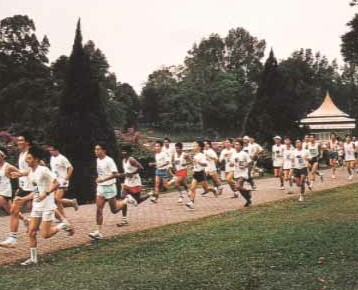
%> input picture Lab2/macritchie.jpg, 358 x 290 px
$ octave WangXinyu_Lab2.m   (GNU Octave 9; MATLAB toolbox functions it lacks are replaced by stand-ins)
%> lines starting %> are read from the running program, lines starting %| are printed output that depends on the picture; in (x1, y1, x2, y2) boxes, pixels count from 0 and x2, y2 are one past the last pixel; in counts of white or black regions, pixels touching at a corner belong together; the program's own positions count from 1
%% Load target folder
cd /Users/ricardo/Desktop/CE4003/Lab2

%% Q3.1 Edge Detection
%% Part a
Img = imread('macritchie.jpg');
%> Img is the input picture: size 290x358x3 uint8; mean R, G, B 133.3, 123.1, 109.7
Img = rgb2gray(Img);
%> Img: size 290x358 uint8
subplot(1,3,1);
imshow(Img);
title('GreyScale Image');

%% Part b
vertical_sobel = [-1 0 1;-2 0 2;-1 0 1];
horizontal_sobel = [-1 -2 -1;0 0 0;1 2 1];

Img_vertical_filtered = conv2(double(Img),double(vertical_sobel));
Img_horizontal_filtered = conv2(double(Img),double(horizontal_sobel));
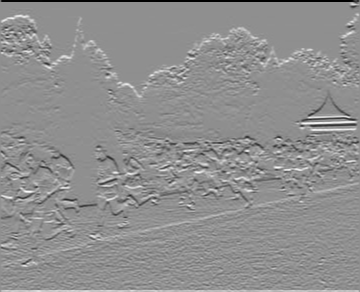
%> Img_horizontal_filtered: size 292x360 double; min -996, max 774, mean 0; drawn with min black and max white

subplot(1,3,1);
imshow(Img);
title('GreyScale Image');
subplot(1,3,2);
imshow(Img_vertical_filtered);
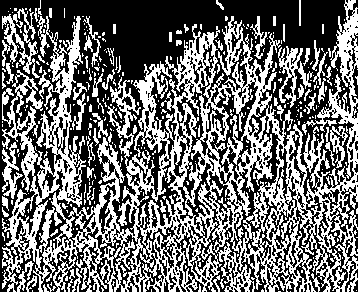
%> displayed picture: size 292x360, on the screen's scale of 0 to 255; 43.9% white; 351 white regions (278 under 20 px), largest, box (x1, y1, x2, y2) and area: (2, 0, 360, 292) 38816, (2, 8, 40, 78) 834, (278, 46, 313, 108) 710
title('Vertical filtered Image');
subplot(1,3,3);
imshow(Img_horizontal_filtered);
title('Horizontal filtered Image');

%% Part c
Img_combined = sqrt(Img_horizontal_filtered.^2 + Img_vertical_filtered.^2);
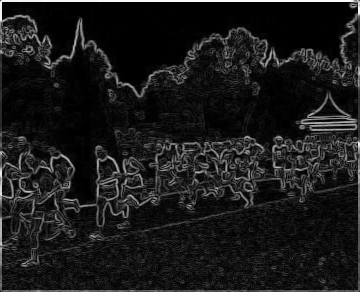
%> Img_combined: size 292x360 double; min 0, max 1009.7, mean 103.8; drawn with min black and max white
imshow(Img_combined);
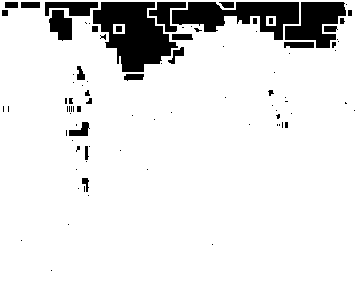
%> displayed picture: size 292x360, on the screen's scale of 0 to 255; 89.4% white; 91 black regions (60 under 20 px), largest, box (x1, y1, x2, y2) and area: (93, 2, 178, 72) 3535, (172, 2, 299, 40) 2609, (285, 2, 346, 48) 1670
title('Combined Edge Image')

%% Part d
img_100 = Img_combined>100;
%> img_100: size 292x360 logical; 30.8% white; 901 white regions (838 under 20 px), largest, box (x1, y1, x2, y2) and area: (0, 0, 360, 292) 26747, (114, 128, 143, 148) 242, (130, 221, 194, 238) 199
img_150 = Img_combined>150;
%> img_150: size 292x360 logical; 20.8% white; 599 white regions (579 under 20 px), largest, box (x1, y1, x2, y2) and area: (0, 0, 360, 292) 19281, (237, 45, 251, 78) 153, (87, 228, 108, 243) 115
img_200 = Img_combined>200;
%> img_200: size 292x360 logical; 15.5% white in thin lines or dots
subplot(1,3,1);imshow(img_100);title('threshold=100');
subplot(1,3,2);imshow(img_150);title('threshold=150');
subplot(1,3,3);imshow(img_200);title('threshold=200');


%% Part e
Img_canny = edge(Img,'canny',[0.04,0.1],1.0);
%> Img_canny: size 290x358 logical; 18.3% white in thin lines or dots
subplot(1,3,1);imshow(Img_canny);title('sigma=1.0');

%Part_i
Img_canny_1 = edge(Img,'canny',[0.04,0.1],4.0);
%> Img_canny_1: size 290x358 logical; 5.2% white in thin lines or dots
subplot(1,3,2);imshow(Img_canny_1);title('sigma=4.0');
%The larger the sigma value is, the more noisy edgel is removed.
%But as the sigma value increase, the less its location is accurate.

%Part_ii
Img_canny_2 = edge(Img,'canny',[0.08,0.1],4.0);
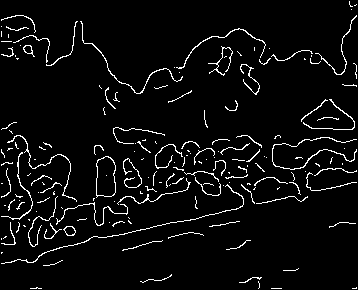
%> Img_canny_2: size 290x358 logical; 4.7% white in thin lines or dots
subplot(1,3,3);imshow(Img_canny_2);title('tl=0.08,sigma=4.0');
%The smaller the tl value is, the more short discrete lines segments are
%allowed.

%% Q3.2 Line Finding using Hough Transform
%% Part a
Img_canny = edge(Img,'canny',[0.04,0.1],1.0);
imshow(Img_canny);title('original canny image');
%% Part b
theta = 0:180;
[H,xp] = radon(Img_canny);
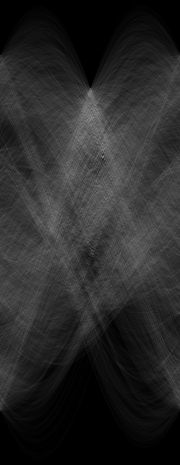
%> H: size 465x180 double; min 0, max 150.2, mean 40.9
%> xp = 465 values from -232 to 232
imagesc(H);
xlabel('\theta (degrees)');
ylabel('\rho');
colormap(gca,hot), colorbar;

%% Part c
max_intensity = max(max(H));
%> max_intensity = 150.2
[radial_distance_max,theta_max] = find(max_intensity==H);
%> radial_distance_max = 157; theta_max = 104
fprintf('the coordinates of max intensity point:\n');
fprintf('radius= %d , theta= %d\n',radial_distance_max,theta_max);
%| radius= 157 , theta= 104
%% Part d
radius = xp(radial_distance_max); %what xp and radius relation is?
%> radius = -76
[A,B] = pol2cart(theta_max*pi/180,radius);
%> A = 18.39; B = -73.74
[height,width] = size(Img);
%> height = 290; width = 358
B = -B;
%> B = 73.74
C = A*(A+width/2)+B*(B+height/2);
%> C = 19759.8
fprintf('Part d Results:\n');
fprintf('A = %6.4f, B = %6.4f, C = %6.4f\n',A,B,C);
%| A = 18.3861, B = 73.7425, C = 19759.7644

%% Part e
xl = 0;
yl = (C-A*xl)/B;
%> yl = 268
[height,width] = size(Img);
xr = width-1;
%> xr = 357
yr = (C-A*xr)/B;
%> yr = 178.9
fprintf('Part e Results:\n');
fprintf('yl = %6.4f, yr = %6.4f\n',yl,yr);
%| yl = 267.9563, yr = 178.9463

%% Part f
imshow(Img);
line([xl xr],[yl yr],'Color','Red');
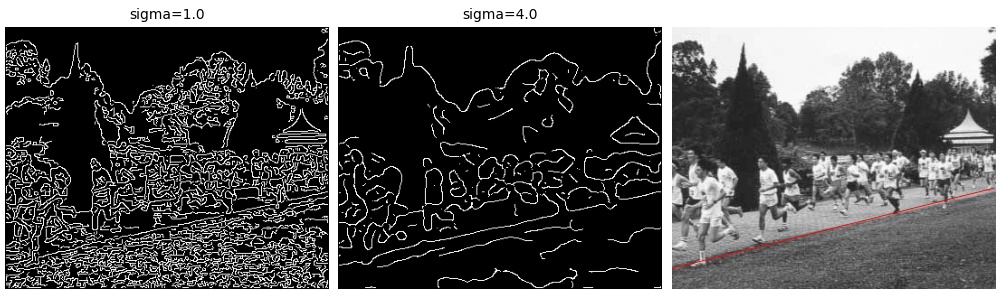
%> figure redrawn from the program's plot data, 3 panels

%% Q3.3 3D Stereo
%% Part a

$ run again, with Lab2/corridorl.jpg copied over Lab2/macritchie.jpg
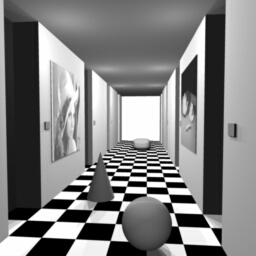
%> input picture Lab2/corridorl.jpg, 256 x 256 px
%> Img is the input picture: size 256x256x3 uint8; min 0, max 255, mean 127.8
%> Img: size 256x256 uint8
%> `imshow(Img_vertical_filtered);`:
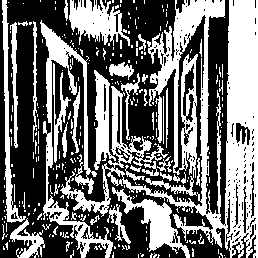
%> displayed picture: size 258x258, on the screen's scale of 0 to 255; 44.3% white; 293 white regions (252 under 20 px), largest, box (x1, y1, x2, y2) and area: (60, 0, 258, 258) 15596, (40, 20, 113, 258) 3161, (69, 0, 130, 46) 1566
%> img_100: size 258x258 logical; 26% white; 14 white regions (10 under 20 px), largest, box (x1, y1, x2, y2) and area: (0, 0, 258, 258) 15512, (43, 60, 82, 165) 1584, (228, 123, 240, 140) 141, (64, 73, 69, 92) 36
%> img_150: size 258x258 logical; 22.4% white; 29 white regions (20 under 20 px), largest, box (x1, y1, x2, y2) and area: (0, 0, 258, 258) 13598, (44, 61, 72, 164) 533, (64, 85, 82, 154) 391
%> img_200: size 258x258 logical; 19.7% white; 28 white regions (15 under 20 px), largest, box (x1, y1, x2, y2) and area: (0, 0, 258, 258) 12314, (73, 86, 82, 153) 231, (229, 123, 239, 140) 78
%> Img_canny: size 256x256 logical; 9.5% white in thin lines or dots
%> Img_canny_1: size 256x256 logical; 6.3% white in thin lines or dots
%> Img_canny_2: size 256x256 logical; 6.1% white in thin lines or dots
%> xp = 367 values from -183 to 183
%> max_intensity = 161.5
%> radial_distance_max = 88; theta_max = 180
%| radius= 88 , theta= 180
%> radius = -96
%> `[A,B] = pol2cart(theta_max*pi/180,radius);`: A = 96; B = -1.18e-14
%> `B = -B;`: B = 1.18e-14
%> C = 21504
%| A = 96.0000, B = 0.0000, C = 21504.0000
%> yl = 1.83e+18
%> yr = -2.53e+17
%| yl = 1829098807557881600.0000, yr = -253134209974528256.0000
%> `line([xl xr],[yl yr],'Color','Red');`:
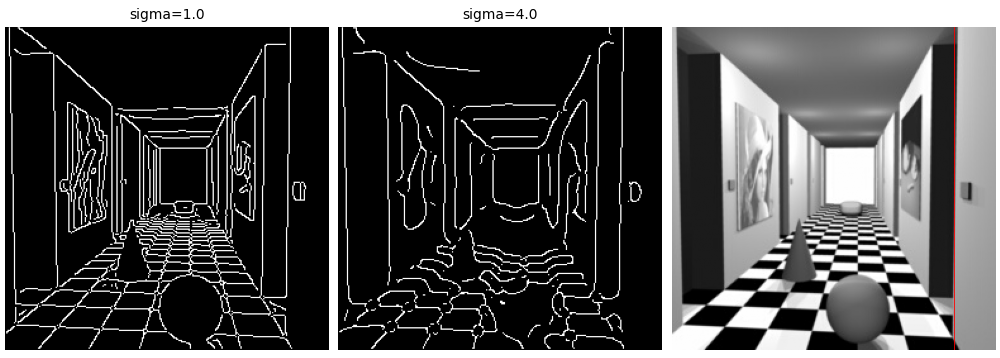
%> figure redrawn from the program's plot data, 3 panels

$ run again, with Lab2/corridorr.jpg copied over Lab2/macritchie.jpg
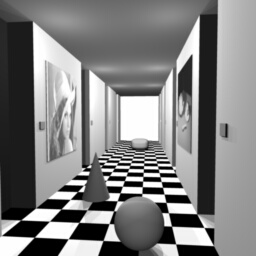
%> input picture Lab2/corridorr.jpg, 256 x 256 px
%> Img is the input picture: size 256x256x3 uint8; min 0, max 255, mean 128
%> Img: size 256x256 uint8
%> `imshow(Img_vertical_filtered);`:
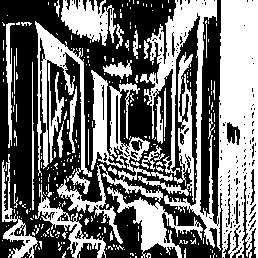
%> displayed picture: size 258x258, on the screen's scale of 0 to 255; 45.4% white; 289 white regions (252 under 20 px), largest, box (x1, y1, x2, y2) and area: (140, 0, 258, 258) 13313, (57, 70, 173, 244) 3718, (35, 21, 92, 194) 2371
%> img_100: size 258x258 logical; 25% white; 16 white regions (12 under 20 px), largest, box (x1, y1, x2, y2) and area: (0, 0, 258, 258) 14838, (38, 60, 79, 165) 1588, (220, 123, 231, 140) 125, (60, 73, 65, 92) 34
%> img_150: size 258x258 logical; 21.3% white; 34 white regions (28 under 20 px), largest, box (x1, y1, x2, y2) and area: (0, 0, 258, 258) 12827, (39, 60, 79, 165) 1023, (220, 123, 230, 140) 103, (54, 85, 57, 107) 38, (65, 73, 71, 90) 27, (149, 87, 161, 89) 23
%> img_200: size 258x258 logical; 18.7% white; 29 white regions (19 under 20 px), largest, box (x1, y1, x2, y2) and area: (0, 0, 258, 258) 11588, (61, 85, 79, 153) 307, (47, 85, 50, 163) 87
%> Img_canny: size 256x256 logical; 9.2% white in thin lines or dots, all inside (x1, y1, x2, y2) = (1, 1, 229, 255)
%> Img_canny_1: size 256x256 logical; 6% white in thin lines or dots, all inside (x1, y1, x2, y2) = (1, 1, 231, 255)
%> xp = 367 values from -183 to 183
%> max_intensity = 133.8
%> radial_distance_max = 96; theta_max = 180
%| radius= 96 , theta= 180
%> radius = -88
%> `[A,B] = pol2cart(theta_max*pi/180,radius);`: A = 88; B = -1.08e-14
%> `B = -B;`: B = 1.08e-14
%> C = 19008
%| A = 88.0000, B = 0.0000, C = 19008.0000
%> yl = 1.76e+18
%> yr = -3.18e+17
%| yl = 1763773850145099776.0000, yr = -318459167387309696.0000
%> `line([xl xr],[yl yr],'Color','Red');`:
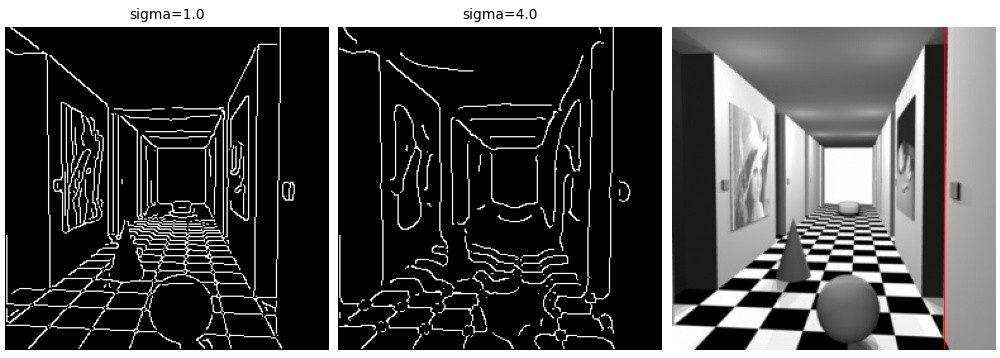
%> figure redrawn from the program's plot data, 3 panels
